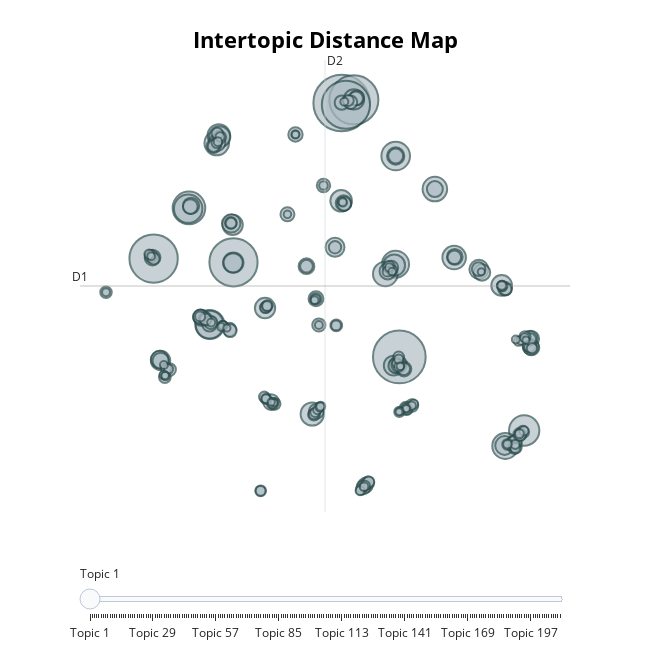

The notebook cell this image was saved under:
### Code cell
topic_model.visualize_topics()

### Figure 1 — Plotly figure (JSON) as saved in the notebook; plotly's stock layout.template omitted (floating-point values rounded to 4 significant figures; data arrays with more than 128 entries replaced by an {"elided": "..."} marker saying what was removed)
{"data": [{"customdata": {"elided": "210x3 mixed values"}, "hovertemplate": "<b>Topic %{customdata[0]}</b><br>Words: %{customdata[1]}<br>Size: %{customdata[2]}", "legendgroup": "", "marker": {"color": "#B0BEC5", "line": {"color": "DarkSlateGrey", "width": 2}, "size": {"elided": "210 int values"}, "sizemode": "area", "sizeref": 0.3787, "symbol": "circle"}, "mode": "markers", "name": "", "orientation": "v", "showlegend": false, "type": "scatter", "x": {"elided": "210 float values"}, "xaxis": "x", "y": {"elided": "210 float values"}, "yaxis": "y"}], "layout": {"annotations": [{"showarrow": false, "text": "D1", "x": -14.19, "y": 4.49, "yshift": 10}, {"showarrow": false, "text": "D2", "x": 3.253, "xshift": 10, "y": 20.44}], "height": 650, "hoverlabel": {"bgcolor": "white", "font": {"family": "Rockwell", "size": 16}}, "legend": {"itemsizing": "constant", "tracegroupgap": 0}, "margin": {"t": 60}, "shapes": [{"line": {"color": "#CFD8DC", "width": 2}, "type": "line", "x0": 3.253, "x1": 3.253, "y0": -11.46, "y1": 20.44}, {"line": {"color": "#9E9E9E", "width": 2}, "type": "line", "x0": -14.19, "x1": 20.7, "y0": 4.49, "y1": 4.49}], "sliders": [{"active": 0, "pad": {"t": 50}, "steps": [{"args": [{"marker.color": {"elided": "1x210 str values"}}], "label": "Topic 1", "method": "update"}, {"args": [{"marker.color": {"elided": "1x210 str values"}}], "label": "Topic 2", "method": "update"}, {"args": [{"marker.color": {"elided": "1x210 str values"}}], "label": "Topic 3", "method": "update"}, {"args": [{"marker.color": {"elided": "1x210 str values"}}], "label": "Topic 4", "method": "update"}, {"args": [{"marker.color": {"elided": "1x210 str values"}}], "label": "Topic 5", "method": "update"}, {"args": [{"marker.color": {"elided": "1x210 str values"}}], "label": "Topic 6", "method": "update"}, {"args": [{"marker.color": {"elided": "1x210 str values"}}], "label": "Topic 7", "method": "update"}, {"args": [{"marker.color": {"elided": "1x210 str values"}}], "label": "Topic 8", "method": "update"}, {"args": [{"marker.color": {"elided": "1x210 str values"}}], "label": "Topic 9", "method": "update"}, {"args": [{"marker.color": {"elided": "1x210 str values"}}], "label": "Topic 10", "method": "update"}, {"args": [{"marker.color": {"elided": "1x210 str values"}}], "label": "Topic 11", "method": "update"}, {"args": [{"marker.color": {"elided": "1x210 str values"}}], "label": "Topic 12", "method": "update"}, {"args": [{"marker.color": {"elided": "1x210 str values"}}], "label": "Topic 13", "method": "update"}, {"args": [{"marker.color": {"elided": "1x210 str values"}}], "label": "Topic 14", "method": "update"}, {"args": [{"marker.color": {"elided": "1x210 str values"}}], "label": "Topic 15", "method": "update"}, {"args": [{"marker.color": {"elided": "1x210 str values"}}], "label": "Topic 16", "method": "update"}, {"args": [{"marker.color": {"elided": "1x210 str values"}}], "label": "Topic 17", "method": "update"}, {"args": [{"marker.color": {"elided": "1x210 str values"}}], "label": "Topic 18", "method": "update"}, {"args": [{"marker.color": {"elided": "1x210 str values"}}], "label": "Topic 19", "method": "update"}, {"args": [{"marker.color": {"elided": "1x210 str values"}}], "label": "Topic 20", "method": "update"}, {"args": [{"marker.color": {"elided": "1x210 str values"}}], "label": "Topic 21", "method": "update"}, {"args": [{"marker.color": {"elided": "1x210 str values"}}], "label": "Topic 22", "method": "update"}, {"args": [{"marker.color": {"elided": "1x210 str values"}}], "label": "Topic 23", "method": "update"}, {"args": [{"marker.color": {"elided": "1x210 str values"}}], "label": "Topic 24", "method": "update"}, {"args": [{"marker.color": {"elided": "1x210 str values"}}], "label": "Topic 25", "method": "update"}, {"args": [{"marker.color": {"elided": "1x210 str values"}}], "label": "Topic 26", "method": "update"}, {"args": [{"marker.color": {"elided": "1x210 str values"}}], "label": "Topic 27", "method": "update"}, {"args": [{"marker.color": {"elided": "1x210 str values"}}], "label": "Topic 28", "method": "update"}, {"args": [{"marker.color": {"elided": "1x210 str values"}}], "label": "Topic 29", "method": "update"}, {"args": [{"marker.color": {"elided": "1x210 str values"}}], "label": "Topic 30", "method": "update"}, {"args": [{"marker.color": {"elided": "1x210 str values"}}], "label": "Topic 31", "method": "update"}, {"args": [{"marker.color": {"elided": "1x210 str values"}}], "label": "Topic 32", "method": "update"}, {"args": [{"marker.color": {"elided": "1x210 str values"}}], "label": "Topic 33", "method": "update"}, {"args": [{"marker.color": {"elided": "1x210 str values"}}], "label": "Topic 34", "method": "update"}, {"args": [{"marker.color": {"elided": "1x210 str values"}}], "label": "Topic 35", "method": "update"}, {"args": [{"marker.color": {"elided": "1x210 str values"}}], "label": "Topic 36", "method": "update"}, {"args": [{"marker.color": {"elided": "1x210 str values"}}], "label": "Topic 37", "method": "update"}, {"args": [{"marker.color": {"elided": "1x210 str values"}}], "label": "Topic 38", "method": "update"}, {"args": [{"marker.color": {"elided": "1x210 str values"}}], "label": "Topic 39", "method": "update"}, {"args": [{"marker.color": {"elided": "1x210 str values"}}], "label": "Topic 40", "method": "update"}, {"args": [{"marker.color": {"elided": "1x210 str values"}}], "label": "Topic 41", "method": "update"}, {"args": [{"marker.color": {"elided": "1x210 str values"}}], "label": "Topic 42", "method": "update"}, {"args": [{"marker.color": {"elided": "1x210 str values"}}], "label": "Topic 43", "method": "update"}, {"args": [{"marker.color": {"elided": "1x210 str values"}}], "label": "Topic 44", "method": "update"}, {"args": [{"marker.color": {"elided": "1x210 str values"}}], "label": "Topic 45", "method": "update"}, {"args": [{"marker.color": {"elided": "1x210 str values"}}], "label": "Topic 46", "method": "update"}, {"args": [{"marker.color": {"elided": "1x210 str values"}}], "label": "Topic 47", "method": "update"}, {"args": [{"marker.color": {"elided": "1x210 str values"}}], "label": "Topic 48", "method": "update"}, {"args": [{"marker.color": {"elided": "1x210 str values"}}], "label": "Topic 49", "method": "update"}, {"args": [{"marker.color": {"elided": "1x210 str values"}}], "label": "Topic 50", "method": "update"}, {"args": [{"marker.color": {"elided": "1x210 str values"}}], "label": "Topic 51", "method": "update"}, {"args": [{"marker.color": {"elided": "1x210 str values"}}], "label": "Topic 52", "method": "update"}, {"args": [{"marker.color": {"elided": "1x210 str values"}}], "label": "Topic 53", "method": "update"}, {"args": [{"marker.color": {"elided": "1x210 str values"}}], "label": "Topic 54", "method": "update"}, {"args": [{"marker.color": {"elided": "1x210 str values"}}], "label": "Topic 55", "method": "update"}, {"args": [{"marker.color": {"elided": "1x210 str values"}}], "label": "Topic 56", "method": "update"}, {"args": [{"marker.color": {"elided": "1x210 str values"}}], "label": "Topic 57", "method": "update"}, {"args": [{"marker.color": {"elided": "1x210 str values"}}], "label": "Topic 58", "method": "update"}, {"args": [{"marker.color": {"elided": "1x210 str values"}}], "label": "Topic 59", "method": "update"}, {"args": [{"marker.color": {"elided": "1x210 str values"}}], "label": "Topic 60", "method": "update"}, {"args": [{"marker.color": {"elided": "1x210 str values"}}], "label": "Topic 61", "method": "update"}, {"args": [{"marker.color": {"elided": "1x210 str values"}}], "label": "Topic 62", "method": "update"}, {"args": [{"marker.color": {"elided": "1x210 str values"}}], "label": "Topic 63", "method": "update"}, {"args": [{"marker.color": {"elided": "1x210 str values"}}], "label": "Topic 64", "method": "update"}, {"args": [{"marker.color": {"elided": "1x210 str values"}}], "label": "Topic 65", "method": "update"}, {"args": [{"marker.color": {"elided": "1x210 str values"}}], "label": "Topic 66", "method": "update"}, {"args": [{"marker.color": {"elided": "1x210 str values"}}], "label": "Topic 67", "method": "update"}, {"args": [{"marker.color": {"elided": "1x210 str values"}}], "label": "Topic 68", "method": "update"}, {"args": [{"marker.color": {"elided": "1x210 str values"}}], "label": "Topic 69", "method": "update"}, {"args": [{"marker.color": {"elided": "1x210 str values"}}], "label": "Topic 70", "method": "update"}, {"args": [{"marker.color": {"elided": "1x210 str values"}}], "label": "Topic 71", "method": "update"}, {"args": [{"marker.color": {"elided": "1x210 str values"}}], "label": "Topic 72", "method": "update"}, {"args": [{"marker.color": {"elided": "1x210 str values"}}], "label": "Topic 73", "method": "update"}, {"args": [{"marker.color": {"elided": "1x210 str values"}}], "label": "Topic 74", "method": "update"}, {"args": [{"marker.color": {"elided": "1x210 str values"}}], "label": "Topic 75", "method": "update"}, {"args": [{"marker.color": {"elided": "1x210 str values"}}], "label": "Topic 76", "method": "update"}, {"args": [{"marker.color": {"elided": "1x210 str values"}}], "label": "Topic 77", "method": "update"}, {"args": [{"marker.color": {"elided": "1x210 str values"}}], "label": "Topic 78", "method": "update"}, {"args": [{"marker.color": {"elided": "1x210 str values"}}], "label": "Topic 79", "method": "update"}, {"args": [{"marker.color": {"elided": "1x210 str values"}}], "label": "Topic 80", "method": "update"}, {"args": [{"marker.color": {"elided": "1x210 str values"}}], "label": "Topic 81", "method": "update"}, {"args": [{"marker.color": {"elided": "1x210 str values"}}], "label": "Topic 82", "method": "update"}, {"args": [{"marker.color": {"elided": "1x210 str values"}}], "label": "Topic 83", "method": "update"}, {"args": [{"marker.color": {"elided": "1x210 str values"}}], "label": "Topic 84", "method": "update"}, {"args": [{"marker.color": {"elided": "1x210 str values"}}], "label": "Topic 85", "method": "update"}, {"args": [{"marker.color": {"elided": "1x210 str values"}}], "label": "Topic 86", "method": "update"}, {"args": [{"marker.color": {"elided": "1x210 str values"}}], "label": "Topic 87", "method": "update"}, {"args": [{"marker.color": {"elided": "1x210 str values"}}], "label": "Topic 88", "method": "update"}, {"args": [{"marker.color": {"elided": "1x210 str values"}}], "label": "Topic 89", "method": "update"}, {"args": [{"marker.color": {"elided": "1x210 str values"}}], "label": "Topic 90", "method": "update"}, {"args": [{"marker.color": {"elided": "1x210 str values"}}], "label": "Topic 91", "method": "update"}, {"args": [{"marker.color": {"elided": "1x210 str values"}}], "label": "Topic 92", "method": "update"}, {"args": [{"marker.color": {"elided": "1x210 str values"}}], "label": "Topic 93", "method": "update"}, {"args": [{"marker.color": {"elided": "1x210 str values"}}], "label": "Topic 94", "method": "update"}, {"args": [{"marker.color": {"elided": "1x210 str values"}}], "label": "Topic 95", "method": "update"}, {"args": [{"marker.color": {"elided": "1x210 str values"}}], "label": "Topic 96", "method": "update"}, {"args": [{"marker.color": {"elided": "1x210 str values"}}], "label": "Topic 97", "method": "update"}, {"args": [{"marker.color": {"elided": "1x210 str values"}}], "label": "Topic 98", "method": "update"}, {"args": [{"marker.color": {"elided": "1x210 str values"}}], "label": "Topic 99", "method": "update"}, {"args": [{"marker.color": {"elided": "1x210 str values"}}], "label": "Topic 100", "method": "update"}, {"args": [{"marker.color": {"elided": "1x210 str values"}}], "label": "Topic 101", "method": "update"}, {"args": [{"marker.color": {"elided": "1x210 str values"}}], "label": "Topic 102", "method": "update"}, {"args": [{"marker.color": {"elided": "1x210 str values"}}], "label": "Topic 103", "method": "update"}, {"args": [{"marker.color": {"elided": "1x210 str values"}}], "label": "Topic 104", "method": "update"}, {"args": [{"marker.color": {"elided": "1x210 str values"}}], "label": "Topic 105", "method": "update"}, {"args": [{"marker.color": {"elided": "1x210 str values"}}], "label": "Topic 106", "method": "update"}, {"args": [{"marker.color": {"elided": "1x210 str values"}}], "label": "Topic 107", "method": "update"}, {"args": [{"marker.color": {"elided": "1x210 str values"}}], "label": "Topic 108", "method": "update"}, {"args": [{"marker.color": {"elided": "1x210 str values"}}], "label": "Topic 109", "method": "update"}, {"args": [{"marker.color": {"elided": "1x210 str values"}}], "label": "Topic 110", "method": "update"}, {"args": [{"marker.color": {"elided": "1x210 str values"}}], "label": "Topic 111", "method": "update"}, {"args": [{"marker.color": {"elided": "1x210 str values"}}], "label": "Topic 112", "method": "update"}, {"args": [{"marker.color": {"elided": "1x210 str values"}}], "label": "Topic 113", "method": "update"}, {"args": [{"marker.color": {"elided": "1x210 str values"}}], "label": "Topic 114", "method": "update"}, {"args": [{"marker.color": {"elided": "1x210 str values"}}], "label": "Topic 115", "method": "update"}, {"args": [{"marker.color": {"elided": "1x210 str values"}}], "label": "Topic 116", "method": "update"}, {"args": [{"marker.color": {"elided": "1x210 str values"}}], "label": "Topic 117", "method": "update"}, {"args": [{"marker.color": {"elided": "1x210 str values"}}], "label": "Topic 118", "method": "update"}, {"args": [{"marker.color": {"elided": "1x210 str values"}}], "label": "Topic 119", "method": "update"}, {"args": [{"marker.color": {"elided": "1x210 str values"}}], "label": "Topic 120", "method": "update"}, {"args": [{"marker.color": {"elided": "1x210 str values"}}], "label": "Topic 121", "method": "update"}, {"args": [{"marker.color": {"elided": "1x210 str values"}}], "label": "Topic 122", "method": "update"}, {"args": [{"marker.color": {"elided": "1x210 str values"}}], "label": "Topic 123", "method": "update"}, {"args": [{"marker.color": {"elided": "1x210 str values"}}], "label": "Topic 124", "method": "update"}, {"args": [{"marker.color": {"elided": "1x210 str values"}}], "label": "Topic 125", "method": "update"}, {"args": [{"marker.color": {"elided": "1x210 str values"}}], "label": "Topic 126", "method": "update"}, {"args": [{"marker.color": {"elided": "1x210 str values"}}], "label": "Topic 127", "method": "update"}, {"args": [{"marker.color": {"elided": "1x210 str values"}}], "label": "Topic 128", "method": "update"}, {"args": [{"marker.color": {"elided": "1x210 str values"}}], "label": "Topic 129", "method": "update"}, {"args": [{"marker.color": {"elided": "1x210 str values"}}], "label": "Topic 130", "method": "update"}, {"args": [{"marker.color": {"elided": "1x210 str values"}}], "label": "Topic 131", "method": "update"}, {"args": [{"marker.color": {"elided": "1x210 str values"}}], "label": "Topic 132", "method": "update"}, {"args": [{"marker.color": {"elided": "1x210 str values"}}], "label": "Topic 133", "method": "update"}, {"args": [{"marker.color": {"elided": "1x210 str values"}}], "label": "Topic 134", "method": "update"}, {"args": [{"marker.color": {"elided": "1x210 str values"}}], "label": "Topic 135", "method": "update"}, {"args": [{"marker.color": {"elided": "1x210 str values"}}], "label": "Topic 136", "method": "update"}, {"args": [{"marker.color": {"elided": "1x210 str values"}}], "label": "Topic 137", "method": "update"}, {"args": [{"marker.color": {"elided": "1x210 str values"}}], "label": "Topic 138", "method": "update"}, {"args": [{"marker.color": {"elided": "1x210 str values"}}], "label": "Topic 139", "method": "update"}, {"args": [{"marker.color": {"elided": "1x210 str values"}}], "label": "Topic 140", "method": "update"}, {"args": [{"marker.color": {"elided": "1x210 str values"}}], "label": "Topic 141", "method": "update"}, {"args": [{"marker.color": {"elided": "1x210 str values"}}], "label": "Topic 142", "method": "update"}, {"args": [{"marker.color": {"elided": "1x210 str values"}}], "label": "Topic 143", "method": "update"}, {"args": [{"marker.color": {"elided": "1x210 str values"}}], "label": "Topic 144", "method": "update"}, {"args": [{"marker.color": {"elided": "1x210 str values"}}], "label": "Topic 145", "method": "update"}, {"args": [{"marker.color": {"elided": "1x210 str values"}}], "label": "Topic 146", "method": "update"}, {"args": [{"marker.color": {"elided": "1x210 str values"}}], "label": "Topic 147", "method": "update"}, {"args": [{"marker.color": {"elided": "1x210 str values"}}], "label": "Topic 148", "method": "update"}, {"args": [{"marker.color": {"elided": "1x210 str values"}}], "label": "Topic 149", "method": "update"}, {"args": [{"marker.color": {"elided": "1x210 str values"}}], "label": "Topic 150", "method": "update"}, {"args": [{"marker.color": {"elided": "1x210 str values"}}], "label": "Topic 151", "method": "update"}, {"args": [{"marker.color": {"elided": "1x210 str values"}}], "label": "Topic 152", "method": "update"}, {"args": [{"marker.color": {"elided": "1x210 str values"}}], "label": "Topic 153", "method": "update"}, {"args": [{"marker.color": {"elided": "1x210 str values"}}], "label": "Topic 154", "method": "update"}, {"args": [{"marker.color": {"elided": "1x210 str values"}}], "label": "Topic 155", "method": "update"}, {"args": [{"marker.color": {"elided": "1x210 str values"}}], "label": "Topic 156", "method": "update"}, {"args": [{"marker.color": {"elided": "1x210 str values"}}], "label": "Topic 157", "method": "update"}, {"args": [{"marker.color": {"elided": "1x210 str values"}}], "label": "Topic 158", "method": "update"}, {"args": [{"marker.color": {"elided": "1x210 str values"}}], "label": "Topic 159", "method": "update"}, {"args": [{"marker.color": {"elided": "1x210 str values"}}], "label": "Topic 160", "method": "update"}, {"args": [{"marker.color": {"elided": "1x210 str values"}}], "label": "Topic 161", "method": "update"}, {"args": [{"marker.color": {"elided": "1x210 str values"}}], "label": "Topic 162", "method": "update"}, {"args": [{"marker.color": {"elided": "1x210 str values"}}], "label": "Topic 163", "method": "update"}, {"args": [{"marker.color": {"elided": "1x210 str values"}}], "label": "Topic 164", "method": "update"}, {"args": [{"marker.color": {"elided": "1x210 str values"}}], "label": "Topic 165", "method": "update"}, {"args": [{"marker.color": {"elided": "1x210 str values"}}], "label": "Topic 166", "method": "update"}, {"args": [{"marker.color": {"elided": "1x210 str values"}}], "label": "Topic 167", "method": "update"}, {"args": [{"marker.color": {"elided": "1x210 str values"}}], "label": "Topic 168", "method": "update"}, {"args": [{"marker.color": {"elided": "1x210 str values"}}], "label": "Topic 169", "method": "update"}, {"args": [{"marker.color": {"elided": "1x210 str values"}}], "label": "Topic 170", "method": "update"}, {"args": [{"marker.color": {"elided": "1x210 str values"}}], "label": "Topic 171", "method": "update"}, {"args": [{"marker.color": {"elided": "1x210 str values"}}], "label": "Topic 172", "method": "update"}, {"args": [{"marker.color": {"elided": "1x210 str values"}}], "label": "Topic 173", "method": "update"}, {"args": [{"marker.color": {"elided": "1x210 str values"}}], "label": "Topic 174", "method": "update"}, {"args": [{"marker.color": {"elided": "1x210 str values"}}], "label": "Topic 175", "method": "update"}, {"args": [{"marker.color": {"elided": "1x210 str values"}}], "label": "Topic 176", "method": "update"}, {"args": [{"marker.color": {"elided": "1x210 str values"}}], "label": "Topic 177", "method": "update"}, {"args": [{"marker.color": {"elided": "1x210 str values"}}], "label": "Topic 178", "method": "update"}, {"args": [{"marker.color": {"elided": "1x210 str values"}}], "label": "Topic 179", "method": "update"}, {"args": [{"marker.color": {"elided": "1x210 str values"}}], "label": "Topic 180", "method": "update"}, {"args": [{"marker.color": {"elided": "1x210 str values"}}], "label": "Topic 181", "method": "update"}, {"args": [{"marker.color": {"elided": "1x210 str values"}}], "label": "Topic 182", "method": "update"}, {"args": [{"marker.color": {"elided": "1x210 str values"}}], "label": "Topic 183", "method": "update"}, {"args": [{"marker.color": {"elided": "1x210 str values"}}], "label": "Topic 184", "method": "update"}, {"args": [{"marker.color": {"elided": "1x210 str values"}}], "label": "Topic 185", "method": "update"}, {"args": [{"marker.color": {"elided": "1x210 str values"}}], "label": "Topic 186", "method": "update"}, {"args": [{"marker.color": {"elided": "1x210 str values"}}], "label": "Topic 187", "method": "update"}, {"args": [{"marker.color": {"elided": "1x210 str values"}}], "label": "Topic 188", "method": "update"}, {"args": [{"marker.color": {"elided": "1x210 str values"}}], "label": "Topic 189", "method": "update"}, {"args": [{"marker.color": {"elided": "1x210 str values"}}], "label": "Topic 190", "method": "update"}, {"args": [{"marker.color": {"elided": "1x210 str values"}}], "label": "Topic 191", "method": "update"}, {"args": [{"marker.color": {"elided": "1x210 str values"}}], "label": "Topic 192", "method": "update"}, {"args": [{"marker.color": {"elided": "1x210 str values"}}], "label": "Topic 193", "method": "update"}, {"args": [{"marker.color": {"elided": "1x210 str values"}}], "label": "Topic 194", "method": "update"}, {"args": [{"marker.color": {"elided": "1x210 str values"}}], "label": "Topic 195", "method": "update"}, {"args": [{"marker.color": {"elided": "1x210 str values"}}], "label": "Topic 196", "method": "update"}, {"args": [{"marker.color": {"elided": "1x210 str values"}}], "label": "Topic 197", "method": "update"}, {"args": [{"marker.color": {"elided": "1x210 str values"}}], "label": "Topic 198", "method": "update"}, {"args": [{"marker.color": {"elided": "1x210 str values"}}], "label": "Topic 199", "method": "update"}, {"args": [{"marker.color": {"elided": "1x210 str values"}}], "label": "Topic 200", "method": "update"}, {"args": [{"marker.color": {"elided": "1x210 str values"}}], "label": "Topic 201", "method": "update"}, {"args": [{"marker.color": {"elided": "1x210 str values"}}], "label": "Topic 202", "method": "update"}, {"args": [{"marker.color": {"elided": "1x210 str values"}}], "label": "Topic 203", "method": "update"}, {"args": [{"marker.color": {"elided": "1x210 str values"}}], "label": "Topic 204", "method": "update"}, {"args": [{"marker.color": {"elided": "1x210 str values"}}], "label": "Topic 205", "method": "update"}, {"args": [{"marker.color": {"elided": "1x210 str values"}}], "label": "Topic 206", "method": "update"}, {"args": [{"marker.color": {"elided": "1x210 str values"}}], "label": "Topic 207", "method": "update"}, {"args": [{"marker.color": {"elided": "1x210 str values"}}], "label": "Topic 208", "method": "update"}, {"args": [{"marker.color": {"elided": "1x210 str values"}}], "label": "Topic 209", "method": "update"}, {"args": [{"marker.color": {"elided": "1x210 str values"}}], "label": "Topic 210", "method": "update"}]}], "title": {"font": {"color": "Black", "size": 22}, "text": "<b>Intertopic Distance Map", "x": 0.5, "xanchor": "center", "y": 0.95, "yanchor": "top"}, "width": 650, "xaxis": {"anchor": "y", "domain": [0, 1], "range": [-14.19, 20.7], "title": {"text": ""}, "visible": false}, "yaxis": {"anchor": "x", "domain": [0, 1], "range": [-11.46, 20.44], "title": {"text": ""}, "visible": false}}}
